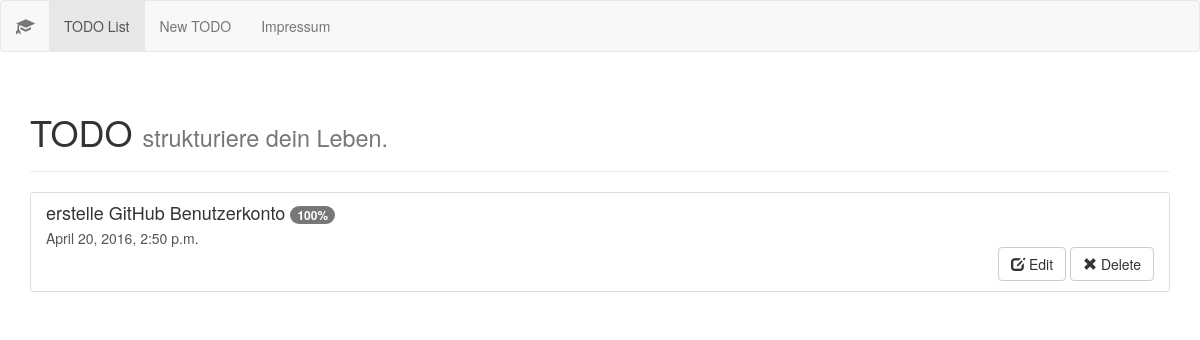
The app's page /todoApp/, older data.
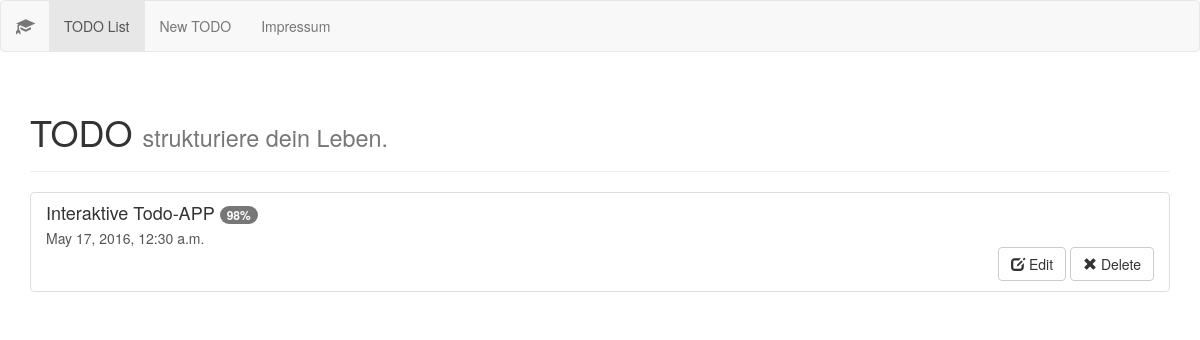
The same page, newer data.
### todoApp/models.py (models this page shows)
class Todo(models.Model):
    name = models.CharField(max_length=160)
    process = models.IntegerField(default = 0)
    date = models.DateTimeField(default=datetime.now, blank=True)

### todoApp/views.py (the view)
def index(request):
    todos = Todo.objects.all();
    template = loader.get_template('todoApp/index.html')
    context = {
        'todos': todos,
    }
    return HttpResponse(template.render(context, request))

### todoApp/templates/todoApp/index.html (shortened to what this page needs)
<!DOCTYPE html>
<html lang="en">
  <head>
    {% load staticfiles %}
    <link rel="stylesheet" href="{% static 'todoApp/css/bootstrap.min.css' %}">
  </head>
  <body>
    <nav class="navbar navbar-default">
      <div class="container-fluid">
        <div class="navbar-header">
          <div class="navbar-brand navbar-brand-centered">
            <span class="glyphicon glyphicon-education" aria-hidden="true"></span>
          </div>
        </div>
        <div class="collapse navbar-collapse" id="bs-example-navbar-collapse-1">
          <ul class="nav navbar-nav">
            <li class="active"><a href="{% url 'todoApp:index' %}">TODO List<span class="sr-only">(current)</span></a></li>
            <li><a href="{% url 'todoApp:newTodo' %}">New TODO</a></li>
            <li><a href="{% url 'todoApp:impressum' %}">Impressum</a></li>
          </ul>
        </div>
      </div>
    </nav>
    <div class="container">
      <div class="page-header">
        <h1>TODO <small>strukturiere dein Leben.</small></h1>
      </div>
      <div class="list-group">
    {% for todo in todos %}
	<a href="#" class="list-group-item clearfix">
	  <h4 class="list-group-item-heading dont-break-out">{{todo.name}} <span class="badge">{{todo.process}}%<span></h4>
	  <p class="list-group-item-text">{{todo.date}}</p>
	  <span class="pull-right">
            <button type="button" class="btn btn-default btn-sml" onclick="location.href='{{todo.id}}'">
              <span class="glyphicon glyphicon-edit" aria-hidden="true"></span> Edit
            </button>
	    <button type="button" class="btn btn-default btn-sml" onclick="location.href='deleteTodo/{{todo.id}}'">
              <span class="glyphicon glyphicon-remove" aria-hidden="true"></span> Delete
            </button>
	  </span>
	</a>
    {% endfor %}
      </div>
  </body>
</html>

### todoApp/templates/todoApp/index.html (style rules this page uses)
.dont-break-out { overflow-wrap: break-word; word-wrap: break-word; -ms-word-break: break-all; word-break: break-word; -ms-hyphens: auto; -moz-hyphens: auto; -webkit-hyphens: auto; hyphens: auto; }

Row changes from the older to the newer data that the page shows:
removed Todo: name "erstelle GitHub Benutzerkonto", process "100", date "April 20, 2016, 2:50 p.m."
added Todo: name "Interaktive Todo-APP", process "98", date "May 17, 2016, 12:30 a.m."
